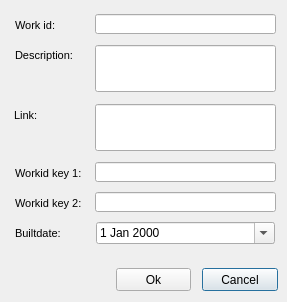
<?xml version="1.0" encoding="UTF-8"?>
<ui version="4.0">
 <class>new_workcat</class>
 <widget class="QDialog" name="new_workcat">
  <property name="geometry">
   <rect>
    <x>0</x>
    <y>0</y>
    <width>287</width>
    <height>302</height>
   </rect>
  </property>
  <property name="windowTitle">
   <string>New workcat</string>
  </property>
  <widget class="QPushButton" name="btn_cancel">
   <property name="geometry">
    <rect>
     <x>202</x>
     <y>268</y>
     <width>76</width>
     <height>23</height>
    </rect>
   </property>
   <property name="text">
    <string>Cancel</string>
   </property>
  </widget>
  <widget class="QPushButton" name="btn_accept">
   <property name="geometry">
    <rect>
     <x>116</x>
     <y>268</y>
     <width>75</width>
     <height>23</height>
    </rect>
   </property>
   <property name="text">
    <string>Ok</string>
   </property>
  </widget>
  <widget class="QLabel" name="label_builtdate">
   <property name="geometry">
    <rect>
     <x>15</x>
     <y>222</y>
     <width>79</width>
     <height>22</height>
    </rect>
   </property>
   <property name="font">
    <font>
     <pointsize>8</pointsize>
    </font>
   </property>
   <property name="frameShape">
    <enum>QFrame::NoFrame</enum>
   </property>
   <property name="frameShadow">
    <enum>QFrame::Raised</enum>
   </property>
   <property name="text">
    <string>Builtdate:</string>
   </property>
   <property name="textFormat">
    <enum>Qt::AutoText</enum>
   </property>
   <property name="scaledContents">
    <bool>false</bool>
   </property>
   <property name="margin">
    <number>3</number>
   </property>
  </widget>
  <widget class="QDateEdit" name="builtdate">
   <property name="geometry">
    <rect>
     <x>96</x>
     <y>222</y>
     <width>179</width>
     <height>22</height>
    </rect>
   </property>
   <property name="calendarPopup">
    <bool>true</bool>
   </property>
  </widget>
  <widget class="QLabel" name="label_work_id">
   <property name="geometry">
    <rect>
     <x>15</x>
     <y>14</y>
     <width>77</width>
     <height>22</height>
    </rect>
   </property>
   <property name="font">
    <font>
     <pointsize>8</pointsize>
    </font>
   </property>
   <property name="frameShape">
    <enum>QFrame::NoFrame</enum>
   </property>
   <property name="frameShadow">
    <enum>QFrame::Raised</enum>
   </property>
   <property name="text">
    <string>Work id:</string>
   </property>
   <property name="textFormat">
    <enum>Qt::AutoText</enum>
   </property>
   <property name="scaledContents">
    <bool>false</bool>
   </property>
   <property name="margin">
    <number>3</number>
   </property>
  </widget>
  <widget class="QLineEdit" name="cat_work_id">
   <property name="geometry">
    <rect>
     <x>95</x>
     <y>14</y>
     <width>181</width>
     <height>20</height>
    </rect>
   </property>
   <property name="text">
    <string/>
   </property>
  </widget>
  <widget class="QLabel" name="label_descript">
   <property name="geometry">
    <rect>
     <x>15</x>
     <y>44</y>
     <width>76</width>
     <height>22</height>
    </rect>
   </property>
   <property name="font">
    <font>
     <pointsize>8</pointsize>
    </font>
   </property>
   <property name="frameShape">
    <enum>QFrame::NoFrame</enum>
   </property>
   <property name="frameShadow">
    <enum>QFrame::Raised</enum>
   </property>
   <property name="text">
    <string>Description:</string>
   </property>
   <property name="textFormat">
    <enum>Qt::AutoText</enum>
   </property>
   <property name="scaledContents">
    <bool>false</bool>
   </property>
   <property name="margin">
    <number>3</number>
   </property>
  </widget>
  <widget class="QLabel" name="label_link">
   <property name="geometry">
    <rect>
     <x>14</x>
     <y>104</y>
     <width>76</width>
     <height>22</height>
    </rect>
   </property>
   <property name="font">
    <font>
     <pointsize>8</pointsize>
    </font>
   </property>
   <property name="frameShape">
    <enum>QFrame::NoFrame</enum>
   </property>
   <property name="frameShadow">
    <enum>QFrame::Raised</enum>
   </property>
   <property name="text">
    <string>Link:</string>
   </property>
   <property name="textFormat">
    <enum>Qt::AutoText</enum>
   </property>
   <property name="scaledContents">
    <bool>false</bool>
   </property>
   <property name="margin">
    <number>3</number>
   </property>
  </widget>
  <widget class="QLineEdit" name="link">
   <property name="geometry">
    <rect>
     <x>95</x>
     <y>104</y>
     <width>181</width>
     <height>47</height>
    </rect>
   </property>
  </widget>
  <widget class="QLineEdit" name="descript">
   <property name="geometry">
    <rect>
     <x>95</x>
     <y>45</y>
     <width>181</width>
     <height>47</height>
    </rect>
   </property>
  </widget>
  <widget class="QLineEdit" name="workid_key_1">
   <property name="geometry">
    <rect>
     <x>95</x>
     <y>162</y>
     <width>181</width>
     <height>20</height>
    </rect>
   </property>
   <property name="text">
    <string/>
   </property>
  </widget>
  <widget class="QLabel" name="label_workid_key_1">
   <property name="geometry">
    <rect>
     <x>15</x>
     <y>162</y>
     <width>77</width>
     <height>22</height>
    </rect>
   </property>
   <property name="font">
    <font>
     <pointsize>8</pointsize>
    </font>
   </property>
   <property name="frameShape">
    <enum>QFrame::NoFrame</enum>
   </property>
   <property name="frameShadow">
    <enum>QFrame::Raised</enum>
   </property>
   <property name="text">
    <string>Workid key 1:</string>
   </property>
   <property name="textFormat">
    <enum>Qt::AutoText</enum>
   </property>
   <property name="scaledContents">
    <bool>false</bool>
   </property>
   <property name="margin">
    <number>3</number>
   </property>
  </widget>
  <widget class="QLabel" name="label_workid_key_2">
   <property name="geometry">
    <rect>
     <x>15</x>
     <y>192</y>
     <width>77</width>
     <height>22</height>
    </rect>
   </property>
   <property name="font">
    <font>
     <pointsize>8</pointsize>
    </font>
   </property>
   <property name="frameShape">
    <enum>QFrame::NoFrame</enum>
   </property>
   <property name="frameShadow">
    <enum>QFrame::Raised</enum>
   </property>
   <property name="text">
    <string>Workid key 2:</string>
   </property>
   <property name="textFormat">
    <enum>Qt::AutoText</enum>
   </property>
   <property name="scaledContents">
    <bool>false</bool>
   </property>
   <property name="margin">
    <number>3</number>
   </property>
  </widget>
  <widget class="QLineEdit" name="workid_key_2">
   <property name="geometry">
    <rect>
     <x>95</x>
     <y>192</y>
     <width>181</width>
     <height>20</height>
    </rect>
   </property>
   <property name="text">
    <string/>
   </property>
  </widget>
 </widget>
 <tabstops>
  <tabstop>cat_work_id</tabstop>
  <tabstop>descript</tabstop>
  <tabstop>link</tabstop>
  <tabstop>workid_key_1</tabstop>
  <tabstop>workid_key_2</tabstop>
  <tabstop>builtdate</tabstop>
  <tabstop>btn_accept</tabstop>
  <tabstop>btn_cancel</tabstop>
 </tabstops>
 <resources/>
 <connections/>
</ui>
